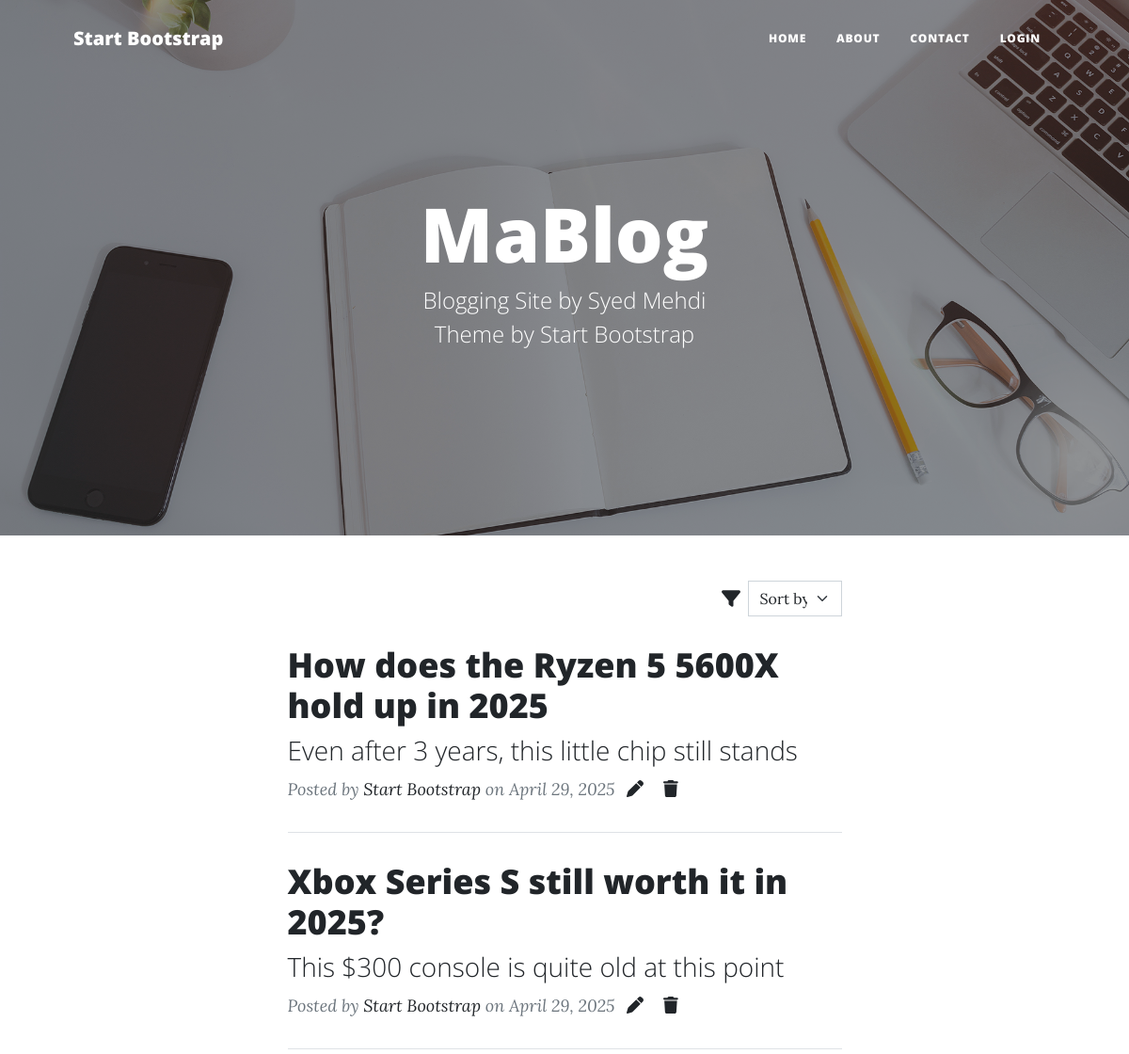
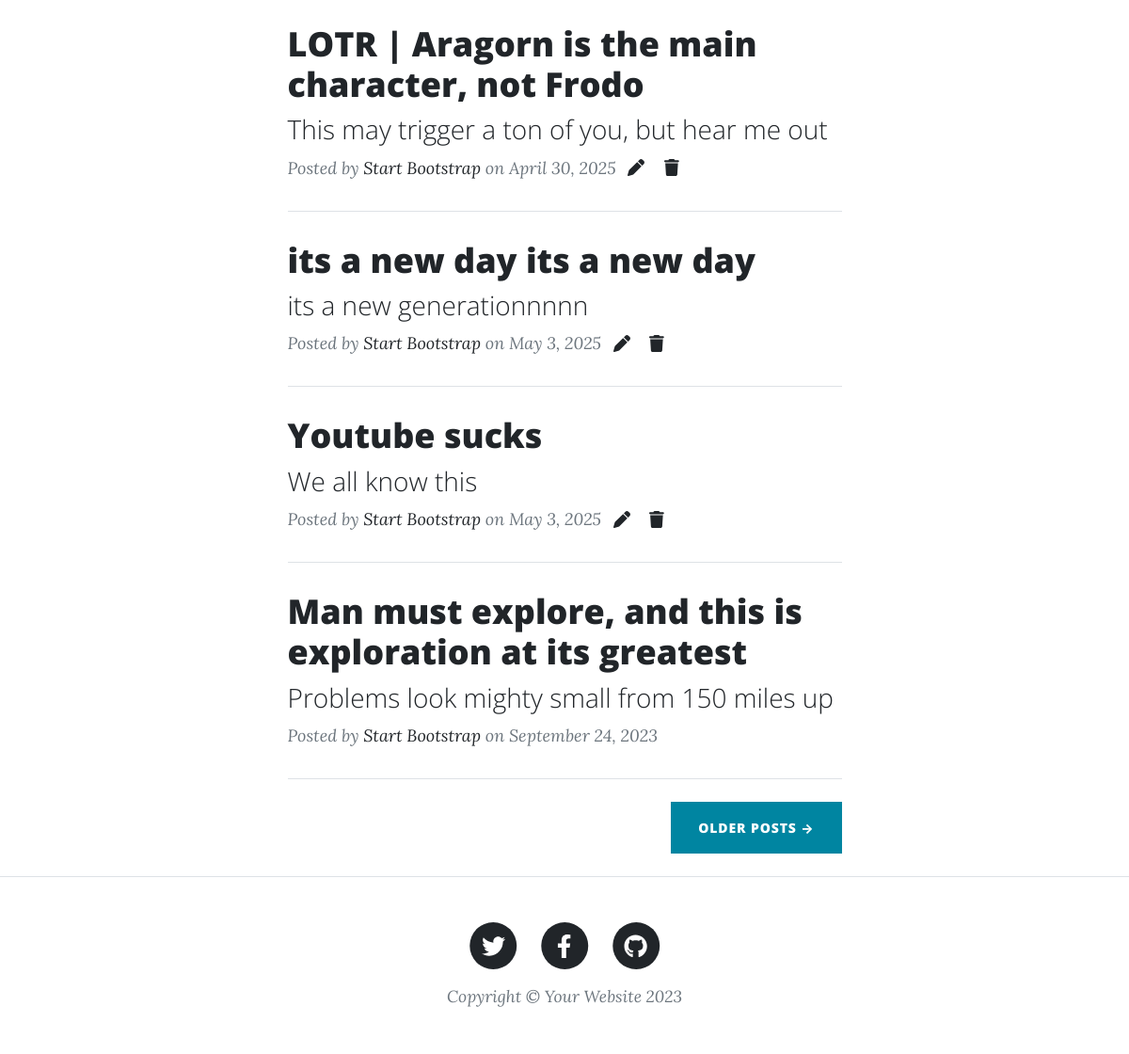
The app's page /, older data (2 pictures, top to bottom).
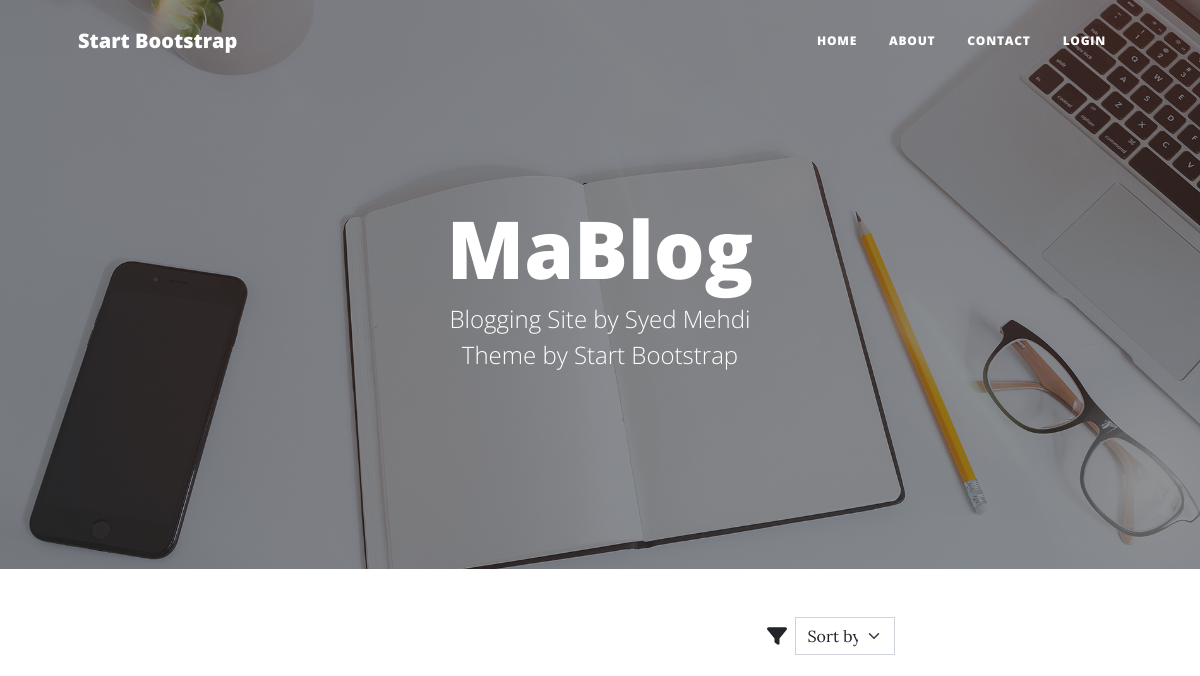
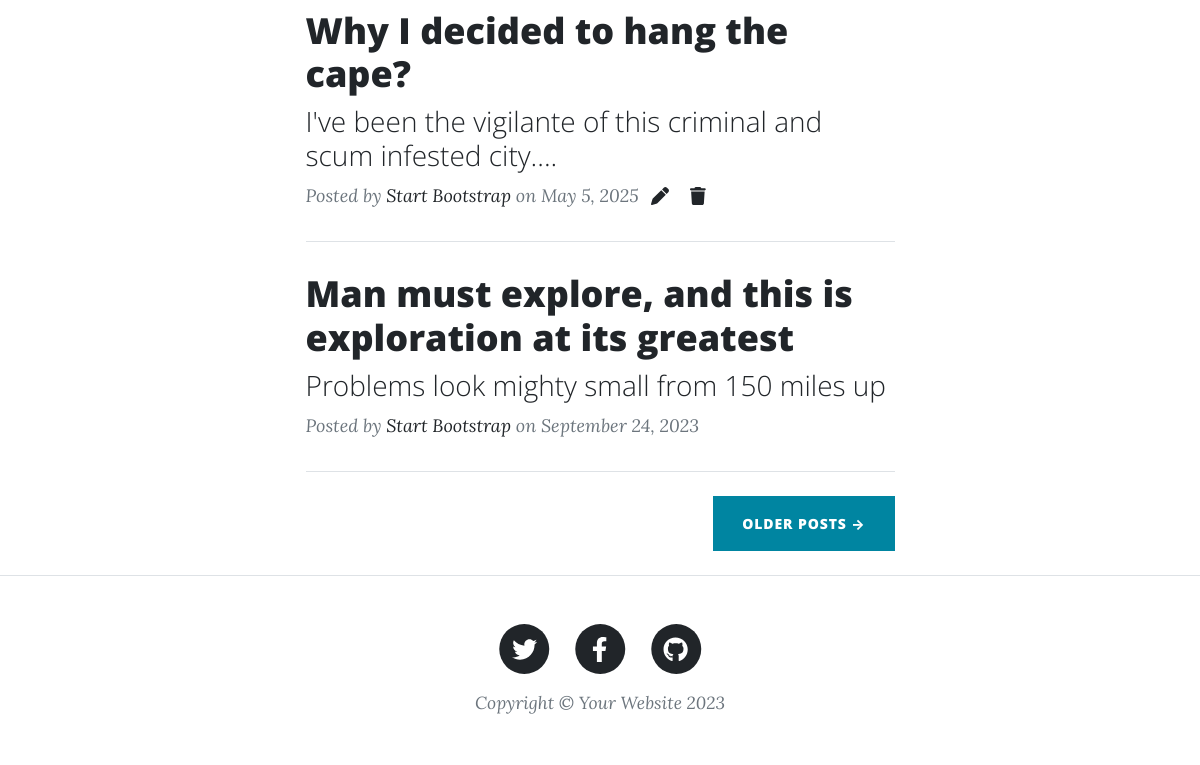
The same page, newer data (2 pictures, top to bottom).
### blog/models.py (models this page shows, shortened)
class Post(models.Model):
    tags = [
        ('tech', 'Tech'),
        ('cs', 'Computer Science'),
        ('ai', 'AI'),
        ('bio', 'Biology'),
        ('music', 'Music'),
        ('movies', 'Movies'),
        ('psychology', 'Psychology'),
        ('history', 'History'),
        ('books', 'Books & Literature'),
        ('fiction', 'Fiction'),
        ('gaming', 'Gaming'),
        ('other', 'Other'),
    ]
    author = models.ForeignKey(User, on_delete=models.CASCADE)
    title = models.CharField(max_length=130)
    subtitle = models.CharField(max_length=70, blank=True)
    content = models.TextField()
    tags = models.CharField(max_length=50, choices=tags, default='other')
    created_at = models.DateTimeField(auto_now_add=True)
    modified_at = models.DateTimeField(auto_now=True)

### mablog/views.py (the view)
# urls.py: 2. Add a URL to urlpatterns:  path('', views.home, name='home')
def home(request):
    posts = Post.objects.all()
    return render(request, 'index.html', {'posts': posts})

### templates/index.html (shortened to what this page needs)
{% extends 'base.html' %}
{% load static %}
{% block img %}
{% static 'img/home-bg.jpg' %}
{% endblock %}
{% block content %}
<div class="container px-4 px-lg-5">
    <div class="row gx-4 gx-lg-5 justify-content-center">
        <div class="col-md-10 col-lg-8 col-xl-7">
            <div class="d-flex ms-auto align-items-center justify-content-end">
                <i class="fa-solid fa-filter"></i>
                <form action="{% url 'post_list' %}" method="get">
                    <select name="filter" class="form-select ms-2" style="width: 100px" onchange="this.form.submit()">
                        <option value="" disabled selected>Sort by</option>
                    </select>
                </form>
            </div>
            {% for post in posts %}
                <div class="post-preview">
                    <a href="{% url 'post_detail' post.id %}">
                        <h2 class="post-title">{{ post.title }}</h2>
                        <h3 class="post-subtitle">{{ post.subtitle }}</h3>
                    </a>
                    <p class="post-meta">
                        Posted by
                        <a href="#!">Start Bootstrap</a>
                        on {{ post.created_at.date }}
                        <a href="{% url 'post_edit' post.id %}"><i class="fa-solid fa-pen ms-2"></i></a>
                        <a href="{% url 'post_delete' post.id %}"><i class="fa-solid fa-trash ms-3"></i></a>
                    </p>
                </div>
                <hr class="my-4" />
            {% endfor %}
            <div class="post-preview">
                <a href="post.html">
                    <h2 class="post-title">Man must explore, and this is exploration at its greatest</h2>
                    <h3 class="post-subtitle">Problems look mighty small from 150 miles up</h3>
                </a>
                <p class="post-meta">
                    Posted by
                    <a href="#!">Start Bootstrap</a>
                    on September 24, 2023
                </p>
            </div>
            <hr class="my-4" />
            <div class="d-flex justify-content-end mb-4"><a class="btn btn-primary text-uppercase" href="#!">Older Posts →</a></div>
        </div>
    </div>
</div>
{% endblock %}

### templates/base.html (shortened to what this page needs)
<!DOCTYPE html>
{% load static %}
<html lang="en">
    <head>
        <link rel="stylesheet" href="{% static 'css/scstyles.css' %}">
        <link href="{% static 'css/styles.css' %}" rel="stylesheet" />
    </head>
    <body>
        <nav class="navbar navbar-expand-lg navbar-light" id="mainNav">
            <div class="container px-4 px-lg-5">
                <a class="navbar-brand" href="{% url 'home' %}">Start Bootstrap</a>
                <div class="collapse navbar-collapse" id="navbarResponsive">
                    <ul class="navbar-nav ms-auto py-4 py-lg-0">
                        <li class="nav-item"><a class="nav-link px-lg-3 py-3 py-lg-4" href="{% url 'home' %}">Home</a></li>
                        <li class="nav-item"><a class="nav-link px-lg-3 py-3 py-lg-4" href="{% url 'about' %}">About</a></li>
                        <li class="nav-item"><a class="nav-link px-lg-3 py-3 py-lg-4" href="{% url 'contact' %}">Contact</a></li>
                        {% if request.user.is_authenticated %}
                            <li class="nav-item"><a class="nav-link px-lg-3 py-3 py-lg-4" href="{% url 'post_create' %}">New blog</a></li>
                            <li class="nav-item"><a class="nav-link px-lg-3 py-3 py-lg-4" href="{% url 'user_logout' %}">Logout</a></li>
                        {% else %}
                        <li class="nav-item"><a class="nav-link px-lg-3 py-3 py-lg-4" href="{% url 'user_login' %}">Login</a></li>
                        {% endif %}
                    </ul>
                </div>
            </div>
        </nav>
        <header class="masthead" style="background-image: url({% block img %}{% static 'img/home-bg.jpg' %}{% endblock %})">
            <div class="container position-relative px-4 px-lg-5">
                <div class="row gx-4 gx-lg-5 justify-content-center">
                    <div class="col-md-10 col-lg-8 col-xl-7">
                        <div class="site-heading">
                            {% block header %}
                                <h1>MaBlog</h1>
                                <span class="subheading">Blogging Site by Syed Mehdi</span>
                                <span class="subheading">Theme by Start Bootstrap</span>
                            {% endblock %}
                        </div>
                    </div>
                </div>
            </div>
        </header>
        {% block content %}{% endblock %}
        <footer class="border-top">
            <div class="container px-4 px-lg-5">
                <div class="row gx-4 gx-lg-5 justify-content-center">
                    <div class="col-md-10 col-lg-8 col-xl-7">
                        <ul class="list-inline text-center">
                            <li class="list-inline-item">
                                <a href="#!">
                                    <span class="fa-stack fa-lg">
                                        <i class="fas fa-circle fa-stack-2x"></i>
                                        <i class="fab fa-twitter fa-stack-1x fa-inverse"></i>
                                    </span>
                                </a>
                            </li>
                            <li class="list-inline-item">
                                <a href="#!">
                                    <span class="fa-stack fa-lg">
                                        <i class="fas fa-circle fa-stack-2x"></i>
                                        <i class="fab fa-facebook-f fa-stack-1x fa-inverse"></i>
                                    </span>
                                </a>
                            </li>
                            <li class="list-inline-item">
                                <a href="#!">
                                    <span class="fa-stack fa-lg">
                                        <i class="fas fa-circle fa-stack-2x"></i>
                                        <i class="fab fa-github fa-stack-1x fa-inverse"></i>
                                    </span>
                                </a>
                            </li>
                        </ul>
                        <div class="small text-center text-muted fst-italic">Copyright &copy; Your Website 2023</div>
                    </div>
                </div>
            </div>
        </footer>
    </body>
</html>

### static/css/scstyles.css (style rules this page uses)
body { font-size: 1.25rem; }
hr { border-color: #dee2e6; opacity: 1; }
p { margin: 2rem 0; }
p a { text-decoration: underline; }
.btn { letter-spacing: 0.0625em; }
#mainNav { position: absolute; top: 0; left: 0; right: 0; z-index: 1030; border-bottom: 1px solid #dee2e6; background-color: #ffffff; font-family: "Open Sans", -apple-system, BlinkMacSystemFont, "Segoe UI", Roboto, "Helvetica Neue", Arial, sans-serif, "Apple Color Emoji", "Segoe UI Emoji", "Segoe UI Symbol", "Noto Color Emoji"; }
#mainNav .navbar-brand { font-weight: 800; }
#mainNav .navbar-nav > li.nav-item > a.nav-link { font-size: 0.75rem; font-weight: 800; letter-spacing: 0.0625em; text-transform: uppercase; }
@media (min-width: 992px) { #mainNav { border-bottom: 1px solid transparent; background: transparent; } }
@media (min-width: 992px) { #mainNav .navbar-brand { color: #ffffff; } }
@media (min-width: 992px) { #mainNav .navbar-nav > li.nav-item > a.nav-link { color: #ffffff; } }
@media (min-width: 992px) { #mainNav { -webkit-transition: background-color 0.2s; -moz-transition: background-color 0.2s; transition: background-color 0.2s; -webkit-transform: translate3d(0, 0, 0); -moz-transform: translate3d(0, 0, 0); -ms-transform: translate3d(0, 0, 0); -o-transform: translate3d(0, 0, 0); transform: translate3d(0, 0, 0); -webkit-backface-visibility: hidden; backface-visibility: hidden; } }
footer { padding-top: 3rem; padding-bottom: 3rem; }
header.masthead { position: relative; margin-bottom: 3rem; padding-top: calc(8rem + 57px); padding-bottom: 8rem; background: no-repeat center center; background-color: #6c757d; background-size: cover; background-attachment: scroll; }
header.masthead:before { content: ""; position: absolute; top: 0; left: 0; right: 0; bottom: 0; background-color: #212529; opacity: 0.5; }
header.masthead .page-heading, header.masthead .post-heading, header.masthead .site-heading { color: #ffffff; }
header.masthead .page-heading, header.masthead .site-heading { text-align: center; }
header.masthead .page-heading h1, header.masthead .site-heading h1 { font-size: 3rem; }
header.masthead .page-heading .subheading, header.masthead .site-heading .subheading { font-size: 1.5rem; font-weight: 300; line-height: 1.1; display: block; margin-top: 0.625rem; font-family: "Open Sans", -apple-system, BlinkMacSystemFont, "Segoe UI", Roboto, "Helvetica Neue", Arial, sans-serif, "Apple Color Emoji", "Segoe UI Emoji", "Segoe UI Symbol", "Noto Color Emoji"; }
@media (min-width: 992px) { header.masthead { padding-top: 12.5rem; padding-bottom: 12.5rem; } }
@media (min-width: 992px) { header.masthead .page-heading h1, header.masthead .site-heading h1 { font-size: 5rem; } }
.post-preview > a { color: #212529; }
.post-preview > a > .post-title { font-size: 1.875rem; margin-top: 1.875rem; margin-bottom: 0.625rem; }
.post-preview > a > .post-subtitle { font-weight: 300; margin-bottom: 0.625rem; }
.post-preview > .post-meta { font-size: 1.125rem; font-style: italic; margin-top: 0; color: #6c757d; }
.post-preview > .post-meta > a { text-decoration: none; }
@media (min-width: 992px) { .post-preview > a > .post-title { font-size: 2.25rem; } }

Row changes from the older to the newer data that the page shows:
removed Post: title "How does the Ryzen 5 5600X hold up in 2025", subtitle "Even after 3 years, this little chip still stands", created_at "April 29, 2025"
removed Post: title "Xbox Series S still worth it in 2025?", subtitle "This $300 console is quite old at this point", created_at "April 29, 2025"
removed Post: title "LOTR | Aragorn is the main character, not Frodo", subtitle "This may trigger a ton of you, but hear me out", created_at "April 30, 2025"
removed Post: title "its a new day its a new day", subtitle "its a new generationnnnn", created_at "May 3, 2025"
removed Post: title "Youtube sucks", subtitle "We all know this", created_at "May 3, 2025"
added Post: title "Why I decided to hang the cape?", subtitle "I've been the vigilante of this criminal and scum infested city....", created_at "May 5, 2025"
